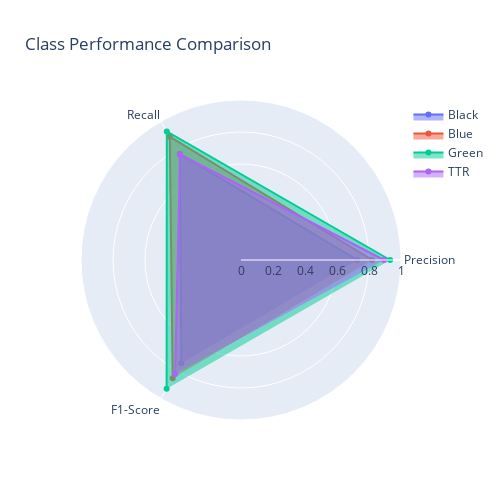

This figure's notebook cell:
### Markdown cell above
**Class Performance Comparison (Radar Chart)**

The Radar Chart which is given below, represents the performance of the model for four classes. The four classes are black, blue, green and TTR. Precision, Recall and F1-Score are plotted as radial axes and each class is represented by a different shape on the radial axes.

Precision: Precision evaluates the model's capabilities to accurately identify the specific scenario of each class. Here, we can see that the green class has the highest precision which indicates that predictions for this class are much more accurate.

Recall: Recall basically represents how well the model can capture every relevant scenario. In this case, blue correctly identifies the majority of it’s class instances and achieves the highest recall.

F1-Score: F1-Score provides the model's performance accurately by combining precision and recall. Here, green has the highest F1-Score, indicating that it is the best performing class.

### Code cell
import plotly.graph_objects as go

# Prepare data for radar chart
categories = ['Precision', 'Recall', 'F1-Score']
classes = ['Black', 'Blue', 'Green', 'TTR']
values = [
    [0.7268, 0.7655, 0.7456],  # Black
    [0.8200, 0.8903, 0.8537],  # Blue
    [0.9321, 0.9274, 0.9297],  # Green
    [0.8939, 0.7617, 0.8226]   # TTR
]

fig = go.Figure()

for i, class_name in enumerate(classes):
    fig.add_trace(go.Scatterpolar(
        r=values[i],
        theta=categories,
        fill='toself',
        name=class_name
    ))

# Update layout to reduce the figure size
fig.update_layout(
    polar=dict(
        radialaxis=dict(visible=True, range=[0, 1])
    ),
    showlegend=True,
    title="Class Performance Comparison",
    width=500,  # Set width
    height=500  # Set height
)

fig.show()

### Figure 1 — Plotly figure (JSON) as saved in the notebook; plotly's stock layout.template omitted (floating-point values rounded to 4 significant figures)
{"data": [{"fill": "toself", "name": "Black", "r": [0.7268, 0.7655, 0.7456], "theta": ["Precision", "Recall", "F1-Score"], "type": "scatterpolar"}, {"fill": "toself", "name": "Blue", "r": [0.82, 0.8903, 0.8537], "theta": ["Precision", "Recall", "F1-Score"], "type": "scatterpolar"}, {"fill": "toself", "name": "Green", "r": [0.9321, 0.9274, 0.9297], "theta": ["Precision", "Recall", "F1-Score"], "type": "scatterpolar"}, {"fill": "toself", "name": "TTR", "r": [0.8939, 0.7617, 0.8226], "theta": ["Precision", "Recall", "F1-Score"], "type": "scatterpolar"}], "layout": {"height": 500, "polar": {"radialaxis": {"range": [0, 1], "visible": true}}, "showlegend": true, "title": {"text": "Class Performance Comparison"}, "width": 500}}
